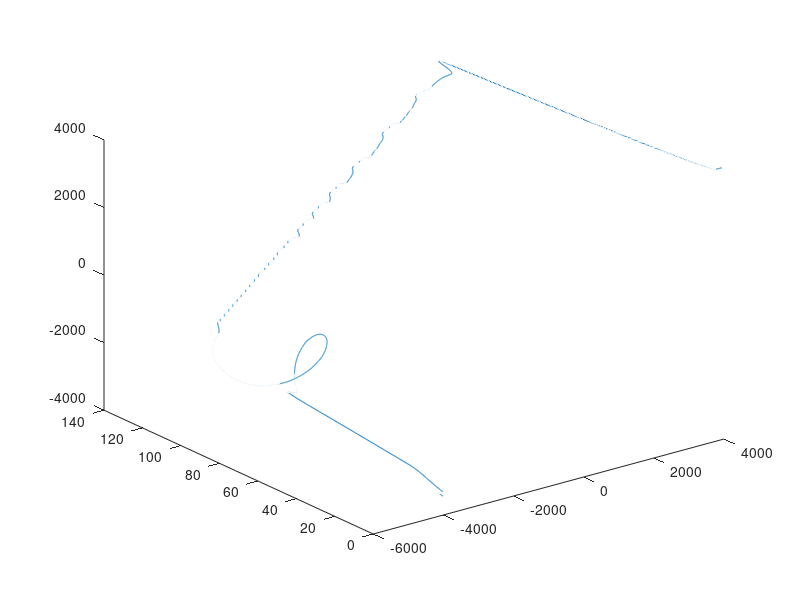
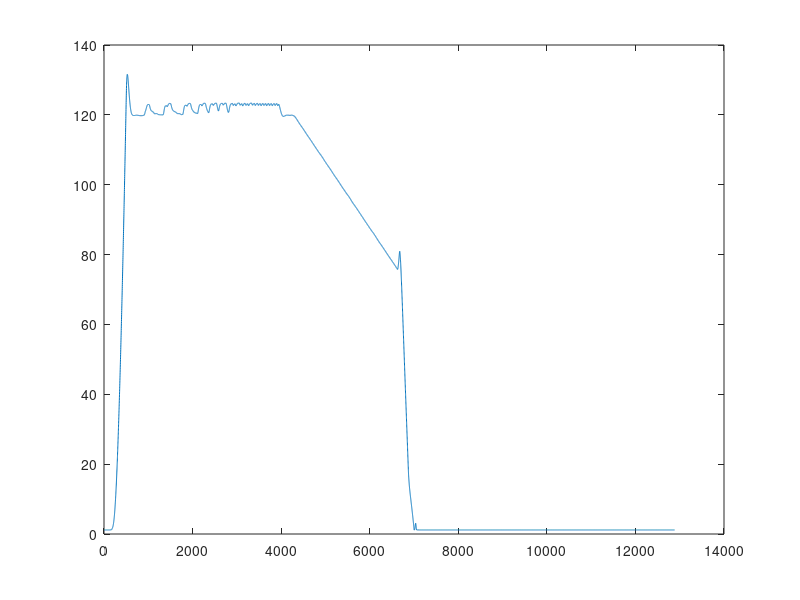
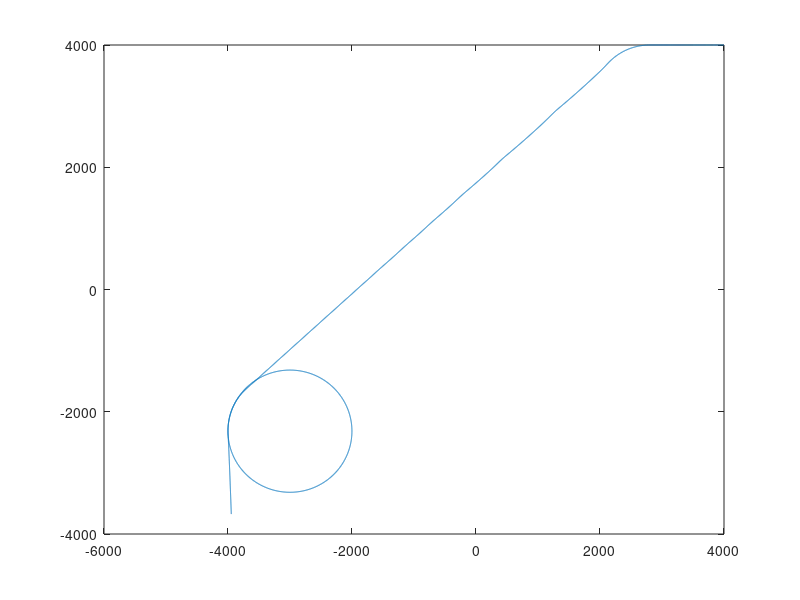

Write the MATLAB code that produced these figures, in order.
close all
M = dlmread('trajectoryLog.txt',';');
%N = dlmread('errorLog.txt');
% O = dlmread('vectorErrorLog.txt', ';');
%plot the whole trajectory
plot3(M(:,1), M(:,2), -M(:,3));
figure 
%plot the error on the altitude
title('altitude error')
plot(M(:,2));

figure
%plot the error on the circle
% xCenter = mean(M(:,1));
% zCenter = mean(M(:,3));
% theta = 0 : 0.01 : 2*pi;
% radius = 1000;
% x = radius * cos(theta) + xCenter;
% z= radius * sin(theta) + zCenter;
% plot(x, z, '--');
% hold on
title('flight path top view')
plot(M(:,1), -M(:,3), '-');

% figure
% plot(N)
% title('error log')
% 
% figure
% plot3(O(:,1), O(:,2), -O(:,3));
% title('Vector error log')

